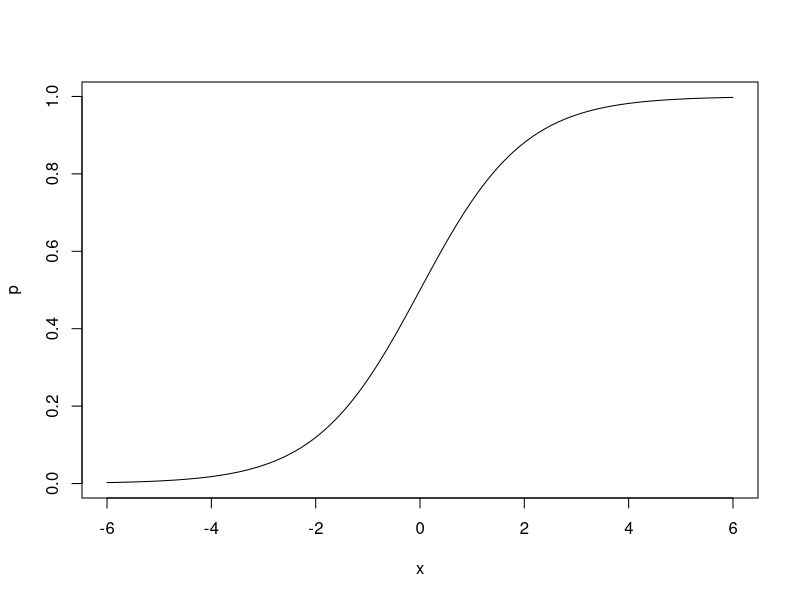
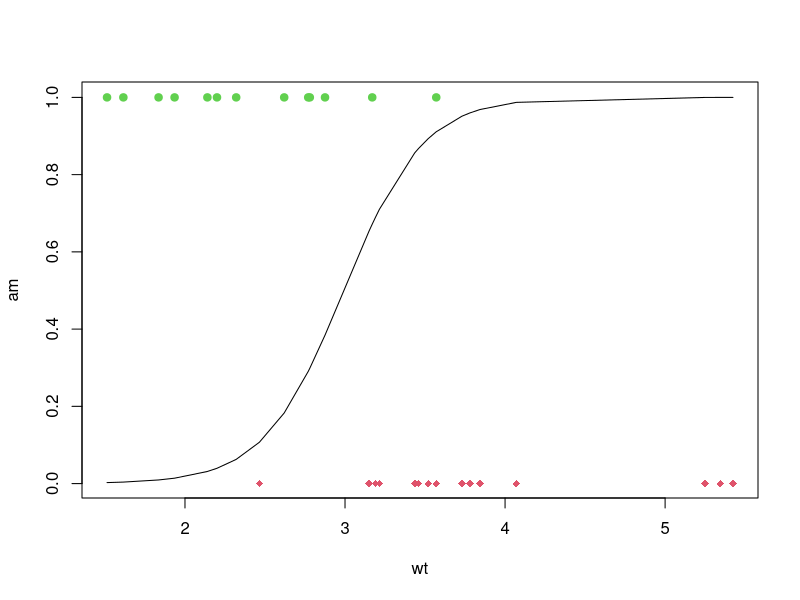
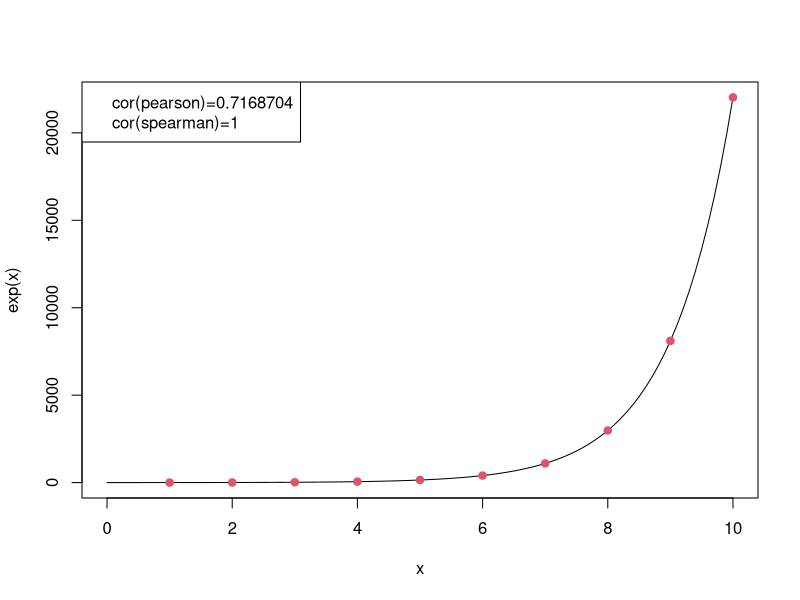
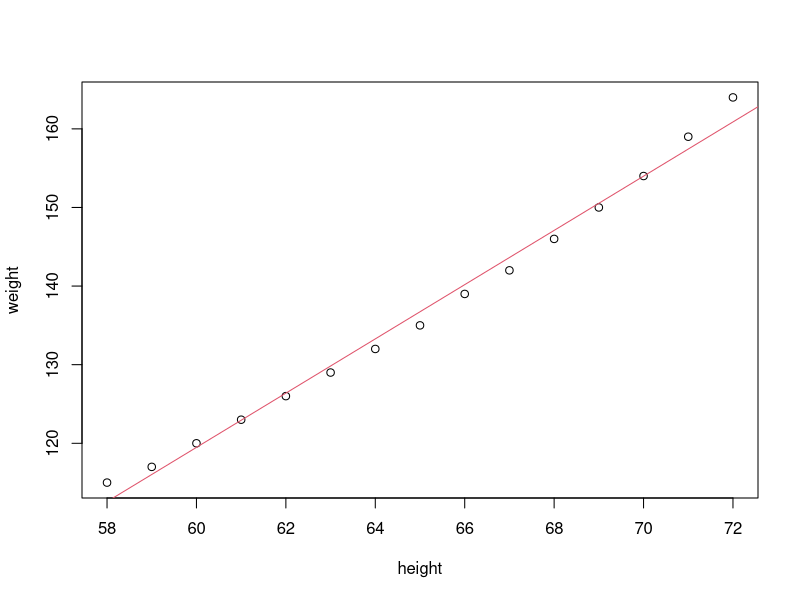
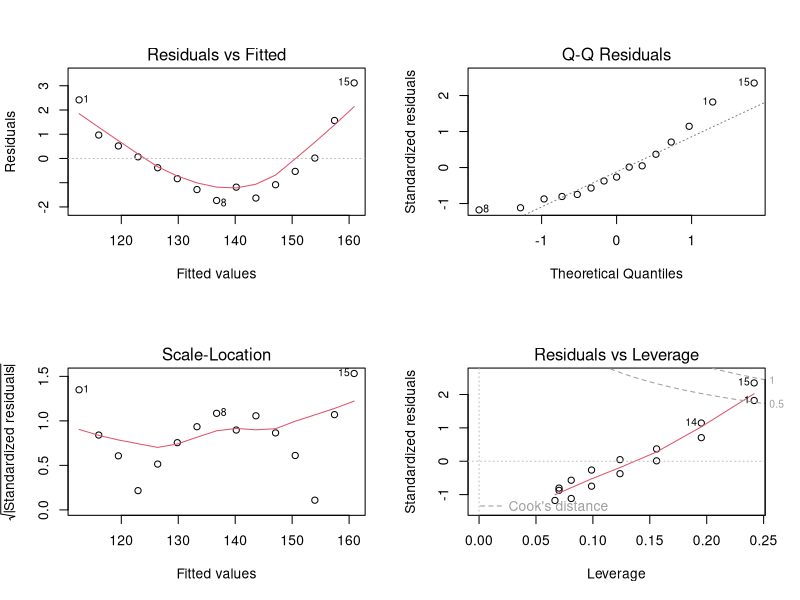

Generate these figures, in order, with R:
## ---- chunk 1
curve(1/(1+exp(-x)), xlim = c(-6, 6),
      xlab = "x", ylab = "p")
## ---- chunk 2
fit <- glm(formula = am ~ cyl + hp + wt, data = mtcars, family = binomial)
# summary(fit)
#
fit2 <- glm(formula = am ~ wt, data = mtcars, family = binomial)
# summary(fit2)
#
wt <- sort(mtcars$wt)
plot(wt, 1/(1+exp(-4.024*wt+12.040)), type = 'l',
     xlab = "wt", ylab = "am")
tag <- mtcars$am == 0
points(mtcars$wt[tag], mtcars$am[tag], col = 2, pch = 18)
points(mtcars$wt[!tag], mtcars$am[!tag], col = 3, pch = 19)
## ---- chunk 3
a <- 1:10
b <- exp(a)
# cor(a,b, method = "pearson") # 0.7168704
# cor(a,b, method = "spearman") # 1
curve(exp(x), xlim = c(0,10))
points(a,b, col = 2, pch = 19)
# abline(lm(b~a), lty = 3, col = 4)
legend("topleft", legend = c("cor(pearson)=0.7168704", "cor(spearman)=1"))
## ---- chunk 4
plot(women)
cor.test(women$height, women$weight,
         alternative = "two.sided", method = "pearson", conf.level = 0.95)
##
fit <- lm(women$weight ~ women$height)
summary(fit)
abline(fit, col = 2)
##
opar <- par(no.readonly = TRUE)
par(mfrow = c(2,2))
plot(fit)
par(opar)

# 残差
residuals(fit)
